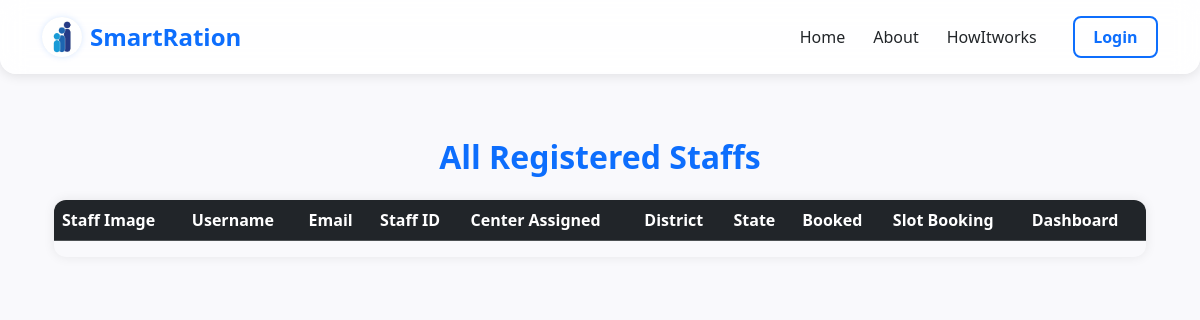
The page /allStaffList/ on the database as committed earlier.
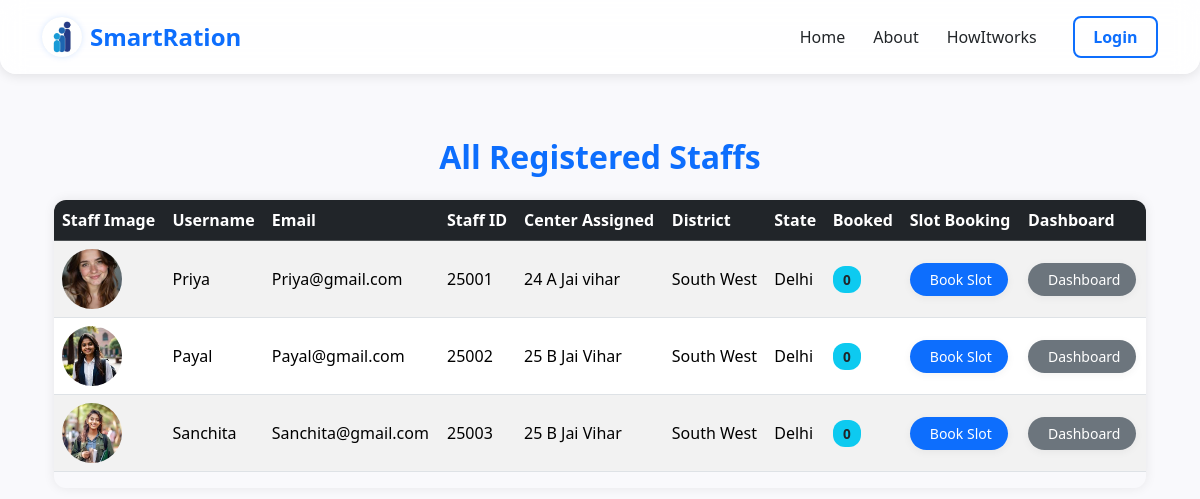
The same page on the database as committed later.
### Customer/models.py (models this page shows, shortened)
class StaffProfile(models.Model):
    user = models.OneToOneField(CustomUser, on_delete=models.CASCADE)
    staff_id = models.CharField(max_length=20, unique=True)
    center_assigned = models.CharField(max_length=100)
    district = models.CharField(max_length=100)
    state = models.CharField(max_length=100)
    image = models.ImageField(upload_to=upload_to_staff, blank=True, null=True)
    noOfTokenBooked=models.IntegerField(default=0)
    tokenUsed=models.BooleanField(default=False)

class CustomUser(AbstractUser):
    ROLE_CHOICES = (
        ('customer', 'Customer'),
        ('staff', 'Staff'),
    )
    role = models.CharField(max_length=10, choices=ROLE_CHOICES)

### Customer/views.py (the view)
# urls.py: path('allStaffList/',views.allStaffView,name="allStaffList"),
def allStaffView(request):
    staffs=StaffProfile.objects.select_related('user')
    return render(request,'Customer/allStaffList.html',locals())

### Customer/templates/Customer/allStaffList.html (shortened to what this page needs)
{% extends 'Customer/base.html' %}
{% block main-content %}
<div class="container my-5">
  <h2 class="mb-4 text-center">All Registered Staffs</h2>
  <div class="table-responsive table-container">
    <table class="table table-striped table-hover align-middle">
      <thead class="table-dark">
        <tr>
          <th scope="col">Staff Image</th>
          <th scope="col">Username</th>
          <th scope="col">Email</th>
          <th scope="col">Staff ID</th>
          <th scope="col">Center Assigned</th>
          <th scope="col">District</th>
          <th scope="col">State</th>
          <th scope="col">Booked</th>
          <th scope="col">Slot Booking</th>
          <th scope="col">Dashboard</th>
        </tr>
      </thead>
      <tbody>
        {% for Staff in staffs %}
        <tr class="staff-row">
          <td>
            {% if Staff.image %}
              <img src="{{ Staff.image.url }}" alt="Staff Image" class="rounded-circle" width="60" height="60">
            {% else %}
              <span class="text-muted">N/A</span>
            {% endif %}
          </td>
          <td>{{ Staff.user.username }}</td>
          <td>{{ Staff.user.email }}</td>
          <td>{{ Staff.staff_id }}</td>
          <td>{{ Staff.center_assigned }}</td>
          <td>{{ Staff.district }}</td>
          <td>{{ Staff.state }}</td>
          <td><span class="badge bg-info text-dark">{{ Staff.noOfTokenBooked }}</span></td>
          <td>
            <a href="{% url 'book_token' Staff.user.id %}" class="btn btn-custom btn-book btn-sm">
               Book Slot
            </a>
          </td>
          <td>
            <a href="{% url 'showStaffDashboard' Staff.user.id %}" class="btn btn-custom btn-dashboard btn-sm">
               Dashboard
            </a>
          </td>
        </tr>
        {% endfor %}
      </tbody>
    </table>
  </div>
</div>
{% endblock main-content %}

Rows that differ between the two databases and show on the page:
added StaffProfile: image (picture), user.username "Priya", user.email "Priya@gmail.com", staff_id "25001", center_assigned "24 A Jai vihar", district "South West", state "Delhi", noOfTokenBooked "0"
added StaffProfile: image (picture), user.username "Payal", user.email "Payal@gmail.com", staff_id "25002", center_assigned "25 B Jai Vihar", district "South West", state "Delhi", noOfTokenBooked "0"
added StaffProfile: image (picture), user.username "Sanchita", user.email "Sanchita@gmail.com", staff_id "25003", center_assigned "25 B Jai Vihar", district "South West", state "Delhi", noOfTokenBooked "0"
